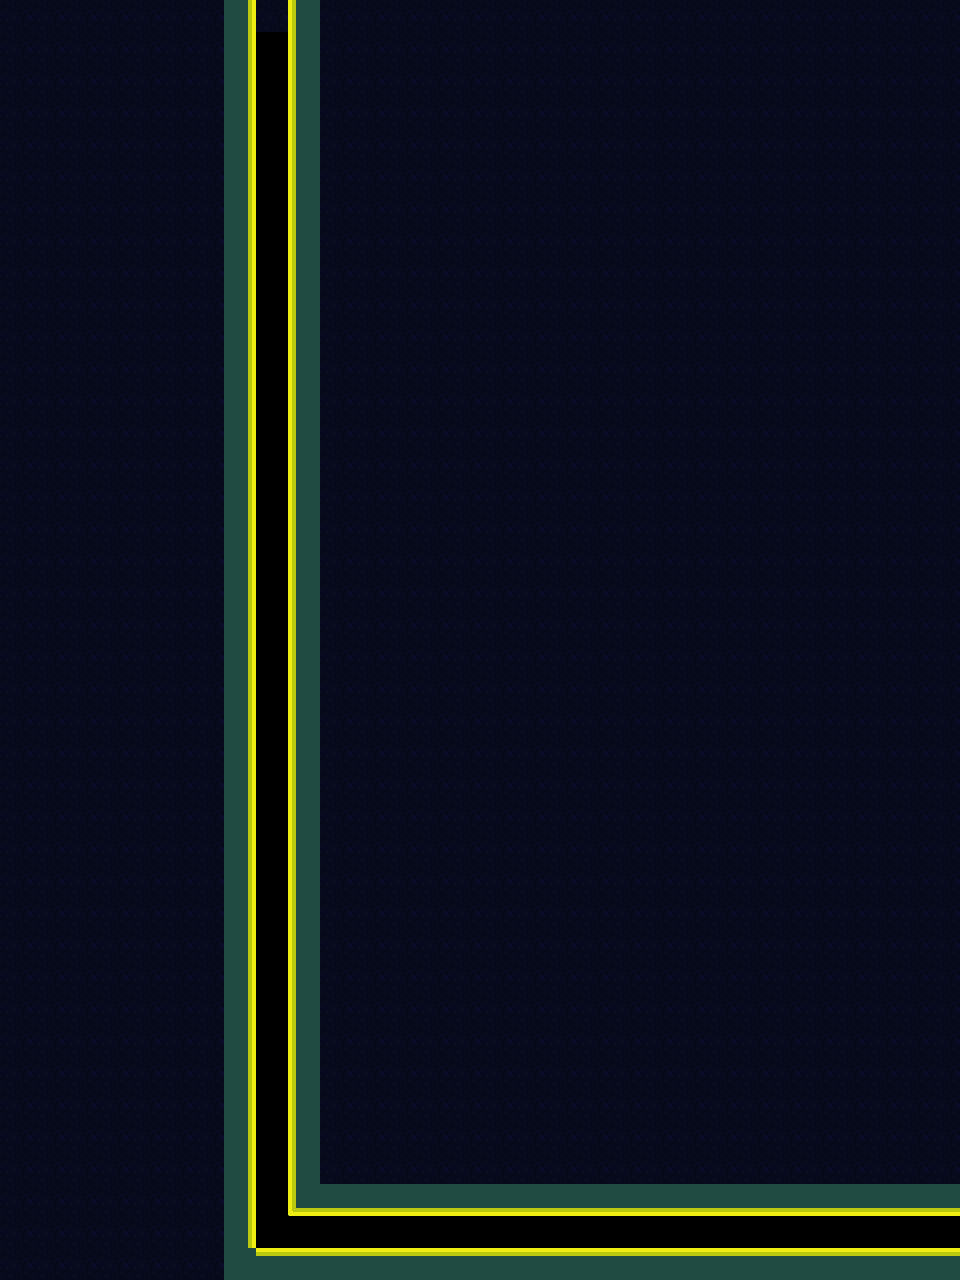

This game map was drawn from its Tiled (.tmx) file and the tilesets committed beside it. A one-line description and the full map source follow:
An orthogonal 30x40 tile map with 32x32 px tiles, 1 tile layer (Ground), 1 hidden layer not drawn, 2 tilesets and 2 objects (Lizard, SceneSwitch).

<map version="1.10" tiledversion="1.10.2" orientation="orthogonal" renderorder="right-down" width="30" height="40" tilewidth="32" tileheight="32" infinite="0" nextlayerid="4" nextobjectid="74">
 <editorsettings>
  <export target="../maps/preLevel3.tmj" format="json" />
 </editorsettings>
 <tileset firstgid="1" name="MarkingTile" tilewidth="32" tileheight="32" tilecount="1" columns="1">
  <image source="../sampleTile.png" width="32" height="32" />
  <tile id="0">
   <properties>
    <property name="collides" type="bool" value="true" />
   </properties>
  </tile>
 </tileset>
 <tileset firstgid="2" name="AquaTile" tilewidth="32" tileheight="32" tilecount="100" columns="10">
  <image source="../StaticImages/tilesheet.png" width="320" height="320" />
  <tile id="0">
   <properties>
    <property name="collides" type="bool" value="false" />
   </properties>
  </tile>
  <tile id="1">
   <properties>
    <property name="collides" type="bool" value="true" />
   </properties>
  </tile>
  <tile id="2">
   <properties>
    <property name="collides" type="bool" value="true" />
   </properties>
  </tile>
  <tile id="3">
   <properties>
    <property name="collides" type="bool" value="true" />
   </properties>
  </tile>
  <tile id="4">
   <properties>
    <property name="collides" type="bool" value="false" />
   </properties>
  </tile>
  <tile id="5">
   <properties>
    <property name="collides" type="bool" value="true" />
   </properties>
  </tile>
  <tile id="6">
   <properties>
    <property name="collides" type="bool" value="true" />
   </properties>
  </tile>
  <tile id="7">
   <properties>
    <property name="collides" type="bool" value="true" />
   </properties>
  </tile>
  <tile id="8">
   <properties>
    <property name="collides" type="bool" value="false" />
   </properties>
  </tile>
  <tile id="9">
   <properties>
    <property name="collides" type="bool" value="false" />
   </properties>
  </tile>
  <tile id="10">
   <properties>
    <property name="collides" type="bool" value="false" />
   </properties>
  </tile>
  <tile id="11">
   <properties>
    <property name="collides" type="bool" value="true" />
   </properties>
  </tile>
  <tile id="12">
   <properties>
    <property name="collides" type="bool" value="true" />
   </properties>
  </tile>
  <tile id="13">
   <properties>
    <property name="collides" type="bool" value="true" />
   </properties>
  </tile>
  <tile id="14">
   <properties>
    <property name="collides" type="bool" value="false" />
   </properties>
  </tile>
  <tile id="15">
   <properties>
    <property name="collides" type="bool" value="true" />
   </properties>
  </tile>
  <tile id="16">
   <properties>
    <property name="collides" type="bool" value="true" />
   </properties>
  </tile>
  <tile id="17">
   <properties>
    <property name="collides" type="bool" value="true" />
   </properties>
  </tile>
  <tile id="18">
   <properties>
    <property name="collides" type="bool" value="false" />
   </properties>
  </tile>
  <tile id="19">
   <properties>
    <property name="collides" type="bool" value="false" />
   </properties>
  </tile>
  <tile id="20">
   <properties>
    <property name="collides" type="bool" value="false" />
   </properties>
  </tile>
  <tile id="21">
   <properties>
    <property name="collides" type="bool" value="true" />
   </properties>
  </tile>
  <tile id="22">
   <properties>
    <property name="collides" type="bool" value="true" />
   </properties>
  </tile>
  <tile id="23">
   <properties>
    <property name="collides" type="bool" value="true" />
   </properties>
  </tile>
  <tile id="24">
   <properties>
    <property name="collides" type="bool" value="false" />
   </properties>
  </tile>
  <tile id="25">
   <properties>
    <property name="collides" type="bool" value="true" />
   </properties>
  </tile>
  <tile id="26">
   <properties>
    <property name="collides" type="bool" value="true" />
   </properties>
  </tile>
  <tile id="27">
   <properties>
    <property name="collides" type="bool" value="true" />
   </properties>
  </tile>
  <tile id="28">
   <properties>
    <property name="collides" type="bool" value="false" />
   </properties>
  </tile>
  <tile id="29">
   <properties>
    <property name="collides" type="bool" value="false" />
   </properties>
  </tile>
  <tile id="30">
   <properties>
    <property name="collides" type="bool" value="false" />
   </properties>
  </tile>
  <tile id="31">
   <properties>
    <property name="collides" type="bool" value="false" />
   </properties>
  </tile>
  <tile id="32">
   <properties>
    <property name="collides" type="bool" value="false" />
   </properties>
  </tile>
  <tile id="33">
   <properties>
    <property name="collides" type="bool" value="false" />
   </properties>
  </tile>
  <tile id="34">
   <properties>
    <property name="collides" type="bool" value="false" />
   </properties>
  </tile>
  <tile id="35">
   <properties>
    <property name="collides" type="bool" value="false" />
   </properties>
  </tile>
  <tile id="36">
   <properties>
    <property name="collides" type="bool" value="false" />
   </properties>
  </tile>
  <tile id="37">
   <properties>
    <property name="collides" type="bool" value="false" />
   </properties>
  </tile>
  <tile id="38">
   <properties>
    <property name="collides" type="bool" value="false" />
   </properties>
  </tile>
  <tile id="39">
   <properties>
    <property name="collides" type="bool" value="false" />
   </properties>
  </tile>
  <tile id="40">
   <properties>
    <property name="collides" type="bool" value="false" />
   </properties>
  </tile>
  <tile id="41">
   <properties>
    <property name="collides" type="bool" value="true" />
   </properties>
  </tile>
  <tile id="42">
   <properties>
    <property name="collides" type="bool" value="true" />
   </properties>
  </tile>
  <tile id="43">
   <properties>
    <property name="collides" type="bool" value="true" />
   </properties>
  </tile>
  <tile id="44">
   <properties>
    <property name="collides" type="bool" value="false" />
   </properties>
  </tile>
  <tile id="45">
   <properties>
    <property name="collides" type="bool" value="false" />
   </properties>
  </tile>
  <tile id="46">
   <properties>
    <property name="collides" type="bool" value="false" />
   </properties>
  </tile>
  <tile id="47">
   <properties>
    <property name="collides" type="bool" value="false" />
   </properties>
  </tile>
  <tile id="48">
   <properties>
    <property name="collides" type="bool" value="false" />
   </properties>
  </tile>
  <tile id="49">
   <properties>
    <property name="collides" type="bool" value="false" />
   </properties>
  </tile>
  <tile id="50">
   <properties>
    <property name="collides" type="bool" value="false" />
   </properties>
  </tile>
  <tile id="51">
   <properties>
    <property name="collides" type="bool" value="true" />
   </properties>
  </tile>
  <tile id="52">
   <properties>
    <property name="collides" type="bool" value="true" />
   </properties>
  </tile>
  <tile id="53">
   <properties>
    <property name="collides" type="bool" value="true" />
   </properties>
  </tile>
  <tile id="54">
   <properties>
    <property name="collides" type="bool" value="false" />
   </properties>
  </tile>
  <tile id="55">
   <properties>
    <property name="collides" type="bool" value="false" />
   </properties>
  </tile>
  <tile id="56">
   <properties>
    <property name="collides" type="bool" value="false" />
   </properties>
  </tile>
  <tile id="57">
   <properties>
    <property name="collides" type="bool" value="false" />
   </properties>
  </tile>
  <tile id="58">
   <properties>
    <property name="collides" type="bool" value="false" />
   </properties>
  </tile>
  <tile id="59">
   <properties>
    <property name="collides" type="bool" value="false" />
   </properties>
  </tile>
  <tile id="60">
   <properties>
    <property name="collides" type="bool" value="false" />
   </properties>
  </tile>
  <tile id="61">
   <properties>
    <property name="collides" type="bool" value="true" />
   </properties>
  </tile>
  <tile id="62">
   <properties>
    <property name="collides" type="bool" value="true" />
   </properties>
  </tile>
  <tile id="63">
   <properties>
    <property name="collides" type="bool" value="true" />
   </properties>
  </tile>
  <tile id="64">
   <properties>
    <property name="collides" type="bool" value="false" />
   </properties>
  </tile>
  <tile id="65">
   <properties>
    <property name="collides" type="bool" value="false" />
   </properties>
  </tile>
  <tile id="66">
   <properties>
    <property name="collides" type="bool" value="false" />
   </properties>
  </tile>
  <tile id="67">
   <properties>
    <property name="collides" type="bool" value="false" />
   </properties>
  </tile>
  <tile id="68">
   <properties>
    <property name="collides" type="bool" value="false" />
   </properties>
  </tile>
  <tile id="69">
   <properties>
    <property name="collides" type="bool" value="false" />
   </properties>
  </tile>
  <tile id="70">
   <properties>
    <property name="collides" type="bool" value="false" />
   </properties>
  </tile>
  <tile id="71">
   <properties>
    <property name="collides" type="bool" value="false" />
   </properties>
  </tile>
  <tile id="72">
   <properties>
    <property name="collides" type="bool" value="false" />
   </properties>
  </tile>
  <tile id="73">
   <properties>
    <property name="collides" type="bool" value="false" />
   </properties>
  </tile>
  <tile id="74">
   <properties>
    <property name="collides" type="bool" value="false" />
   </properties>
  </tile>
  <tile id="75">
   <properties>
    <property name="collides" type="bool" value="false" />
   </properties>
  </tile>
  <tile id="76">
   <properties>
    <property name="collides" type="bool" value="false" />
   </properties>
  </tile>
  <tile id="77">
   <properties>
    <property name="collides" type="bool" value="false" />
   </properties>
  </tile>
  <tile id="78">
   <properties>
    <property name="collides" type="bool" value="false" />
   </properties>
  </tile>
  <tile id="79">
   <properties>
    <property name="collides" type="bool" value="false" />
   </properties>
  </tile>
  <tile id="80">
   <properties>
    <property name="collides" type="bool" value="false" />
   </properties>
  </tile>
  <tile id="81">
   <properties>
    <property name="collides" type="bool" value="false" />
   </properties>
  </tile>
  <tile id="82">
   <properties>
    <property name="collides" type="bool" value="false" />
   </properties>
  </tile>
  <tile id="83">
   <properties>
    <property name="collides" type="bool" value="false" />
   </properties>
  </tile>
  <tile id="84">
   <properties>
    <property name="collides" type="bool" value="false" />
   </properties>
  </tile>
  <tile id="85">
   <properties>
    <property name="collides" type="bool" value="false" />
   </properties>
  </tile>
  <tile id="86">
   <properties>
    <property name="collides" type="bool" value="false" />
   </properties>
  </tile>
  <tile id="87">
   <properties>
    <property name="collides" type="bool" value="false" />
   </properties>
  </tile>
  <tile id="88">
   <properties>
    <property name="collides" type="bool" value="false" />
   </properties>
  </tile>
  <tile id="89">
   <properties>
    <property name="collides" type="bool" value="false" />
   </properties>
  </tile>
  <tile id="90">
   <properties>
    <property name="collides" type="bool" value="false" />
   </properties>
  </tile>
  <tile id="91">
   <properties>
    <property name="collides" type="bool" value="false" />
   </properties>
  </tile>
  <tile id="92">
   <properties>
    <property name="collides" type="bool" value="false" />
   </properties>
  </tile>
  <tile id="93">
   <properties>
    <property name="collides" type="bool" value="false" />
   </properties>
  </tile>
  <tile id="94">
   <properties>
    <property name="collides" type="bool" value="false" />
   </properties>
  </tile>
  <tile id="95">
   <properties>
    <property name="collides" type="bool" value="false" />
   </properties>
  </tile>
  <tile id="96">
   <properties>
    <property name="collides" type="bool" value="false" />
   </properties>
  </tile>
  <tile id="97">
   <properties>
    <property name="collides" type="bool" value="false" />
   </properties>
  </tile>
  <tile id="98">
   <properties>
    <property name="collides" type="bool" value="false" />
   </properties>
  </tile>
  <tile id="99">
   <properties>
    <property name="collides" type="bool" value="false" />
   </properties>
  </tile>
 </tileset>
 <layer id="1" name="Blocking" width="30" height="40" visible="0">
  <data encoding="csv">
0,0,0,0,0,1,1,1,1,1,1,1,1,1,1,1,1,1,1,1,1,1,1,1,1,1,1,1,1,1,
0,0,0,0,0,1,1,1,1,1,1,1,1,1,1,1,1,1,1,1,1,1,1,1,1,1,1,1,1,1,
0,0,0,0,0,1,0,0,1,1,1,1,1,1,1,1,1,1,1,1,1,1,1,1,1,1,1,1,0,0,
0,0,0,0,0,1,0,0,0,0,0,0,0,0,0,0,0,0,0,0,0,0,0,0,0,0,0,0,0,0,
0,0,0,0,0,1,0,0,0,0,0,0,0,0,0,0,0,0,0,0,0,0,0,0,0,0,0,0,0,0,
0,0,0,0,0,1,0,0,0,0,0,0,0,0,0,0,0,0,0,0,0,0,0,0,0,0,0,0,0,0,
0,0,0,0,0,1,1,1,1,1,1,1,1,1,1,1,1,1,1,1,1,1,1,1,1,1,1,1,1,1,
0,0,0,0,0,1,1,1,1,1,1,1,1,1,0,1,1,1,0,0,0,0,0,0,0,0,0,0,0,0,
0,0,0,0,0,1,1,1,1,1,1,1,1,0,0,0,1,0,0,0,0,0,0,0,0,0,0,0,0,0,
0,0,0,0,0,1,0,0,0,0,0,0,0,0,0,0,1,0,0,0,0,0,0,0,0,0,0,0,0,0,
0,0,0,0,0,1,0,0,0,0,0,0,0,0,0,0,1,0,0,0,0,0,0,0,0,1,0,0,0,0,
0,0,0,0,0,1,0,0,0,0,0,0,0,0,0,0,1,0,0,0,0,0,0,0,0,1,0,0,0,1,
0,0,0,0,0,1,0,0,0,0,0,0,0,0,0,0,1,0,0,0,0,0,0,0,0,1,0,0,0,0,
0,0,0,0,0,1,0,0,0,0,0,0,0,0,0,0,0,0,0,0,0,0,0,0,0,1,0,0,0,1,
0,0,0,0,0,1,0,0,0,0,0,0,0,0,0,0,0,0,0,0,0,0,0,0,0,1,1,1,1,1,
0,0,0,0,0,1,0,0,0,0,0,0,0,0,0,0,0,0,0,0,0,0,0,0,0,1,1,1,1,1,
0,0,0,0,0,0,0,0,0,0,0,0,0,0,0,0,0,0,0,0,0,0,0,0,0,1,1,1,1,1,
0,0,0,0,0,1,1,1,1,1,1,1,1,1,1,1,1,1,1,1,1,1,1,1,1,1,1,1,1,1,
0,0,0,0,0,1,1,1,1,1,1,1,1,1,1,1,1,1,1,1,1,1,1,1,1,1,1,1,1,1,
0,0,0,0,0,1,1,1,1,1,1,1,1,1,1,1,1,1,1,1,1,1,1,1,1,1,1,1,1,1,
0,0,0,0,0,0,0,0,0,0,0,0,0,0,0,0,0,0,0,0,0,0,0,0,0,0,0,0,0,0,
0,0,0,0,0,0,0,0,0,0,0,0,0,0,0,0,0,0,0,0,0,0,0,0,0,0,0,0,0,0,
0,0,0,0,0,0,0,0,0,0,0,0,0,0,0,0,0,0,0,0,0,0,0,0,0,0,0,0,0,0,
0,0,0,0,0,0,0,0,0,0,0,0,0,0,0,0,0,0,0,0,0,0,0,0,0,0,0,0,0,0,
0,0,0,0,0,0,0,0,0,0,0,0,0,0,0,0,0,0,0,0,0,0,0,0,0,0,0,0,0,0,
0,0,0,0,0,0,0,0,0,0,0,0,0,0,0,0,0,0,0,0,0,0,0,0,0,0,0,0,0,0,
0,0,0,0,0,0,0,0,0,0,0,0,0,0,0,0,0,0,0,0,0,0,0,0,0,0,0,0,0,0,
0,0,0,0,0,0,0,0,0,0,0,0,0,0,0,0,0,0,0,0,0,0,0,0,0,0,0,0,0,0,
0,0,0,0,0,0,0,0,0,0,0,0,0,0,0,0,0,0,0,0,0,0,0,0,0,0,0,0,0,0,
0,0,0,0,0,0,0,0,0,0,0,0,0,0,0,0,0,0,0,0,0,0,0,0,0,0,0,0,0,0,
0,0,0,0,0,0,0,0,0,0,0,0,0,0,0,0,0,0,0,0,0,0,0,0,0,0,0,0,0,0,
0,0,0,0,0,0,0,0,0,0,0,0,0,0,0,0,0,0,0,0,0,0,0,0,0,0,0,0,0,0,
0,0,0,0,0,0,0,0,0,0,0,0,0,0,0,0,0,0,0,0,0,0,0,0,0,0,0,0,0,0,
0,0,0,0,0,0,0,0,0,0,0,0,0,0,0,0,0,0,0,0,0,0,0,0,0,0,0,0,0,0,
0,0,0,0,0,0,0,0,0,0,0,0,0,0,0,0,0,0,0,0,0,0,0,0,0,0,0,0,0,0,
0,0,0,0,0,0,0,0,0,0,0,0,0,0,0,0,0,0,0,0,0,0,0,0,0,0,0,0,0,0,
0,0,0,0,0,0,0,0,0,0,0,0,0,0,0,0,0,0,0,0,0,0,0,0,0,0,0,0,0,0,
0,0,0,0,0,0,0,0,0,0,0,0,0,0,0,0,0,0,0,0,0,0,0,0,0,0,0,0,0,0,
0,0,0,0,0,0,0,0,0,0,0,0,0,0,0,0,0,0,0,0,0,0,0,0,0,0,0,0,0,0,
0,0,0,0,0,0,0,0,0,0,0,0,0,0,0,0,0,0,0,0,0,0,0,0,0,0,0,0,0,0
</data>
 </layer>
 <layer id="3" name="Ground" width="30" height="40">
  <data encoding="csv">
14,14,14,14,14,14,14,55,14,53,14,14,14,14,14,14,14,14,14,14,14,14,14,14,14,14,14,14,14,14,
14,14,14,14,14,14,14,55,0,53,14,14,14,14,14,14,14,14,14,14,14,14,14,14,14,14,14,14,14,14,
14,14,14,14,14,14,14,55,0,53,14,14,14,14,14,14,14,14,14,14,14,14,14,14,14,14,14,14,14,14,
14,14,14,14,14,14,14,55,0,53,14,14,14,14,14,14,14,14,14,14,14,14,14,14,14,14,14,14,14,14,
14,14,14,14,14,14,14,55,0,53,14,14,14,14,14,14,14,14,14,14,14,14,14,14,14,14,14,14,14,14,
14,14,14,14,14,14,14,55,0,53,14,14,14,14,14,14,14,14,14,14,14,14,14,14,14,14,14,14,14,14,
14,14,14,14,14,14,14,55,0,53,14,14,14,14,14,14,14,14,14,14,14,14,14,14,14,14,14,14,14,14,
14,14,14,14,14,14,14,55,0,53,14,14,14,14,14,14,14,14,14,14,14,14,14,14,14,14,14,14,14,14,
14,14,14,14,14,14,14,55,0,53,14,14,14,14,14,14,14,14,14,14,14,14,14,14,14,14,14,14,14,14,
14,14,14,14,14,14,14,55,0,53,14,14,14,14,14,14,14,14,14,14,14,14,14,14,14,14,14,14,14,14,
14,14,14,14,14,14,14,55,0,53,14,14,14,14,14,14,14,14,14,14,14,14,14,14,14,14,14,14,14,14,
14,14,14,14,14,14,14,55,0,53,14,14,14,14,14,14,14,14,14,14,14,14,14,14,14,14,14,14,14,14,
14,14,14,14,14,14,14,55,0,53,14,14,14,14,14,14,14,14,14,14,14,14,14,14,14,14,14,14,14,14,
14,14,14,14,14,14,14,55,0,53,14,14,14,14,14,14,14,14,14,14,14,14,14,14,14,14,14,14,14,14,
14,14,14,14,14,14,14,55,0,53,14,14,14,14,14,14,14,14,14,14,14,14,14,14,14,14,14,14,14,14,
14,14,14,14,14,14,14,55,0,53,14,14,14,14,14,14,14,14,14,14,14,14,14,14,14,14,14,14,14,14,
14,14,14,14,14,14,14,55,0,53,14,14,14,14,14,14,14,14,14,14,14,14,14,14,14,14,14,14,14,14,
14,14,14,14,14,14,14,55,0,53,14,14,14,14,14,14,14,14,14,14,14,14,14,14,14,14,14,14,14,14,
14,14,14,14,14,14,14,55,0,53,14,14,14,14,14,14,14,14,14,14,14,14,14,14,14,14,14,14,14,14,
14,14,14,14,14,14,14,55,0,53,14,14,14,14,14,14,14,14,14,14,14,14,14,14,14,14,14,14,14,14,
14,14,14,14,14,14,14,55,0,53,14,14,14,14,14,14,14,14,14,14,14,14,14,14,14,14,14,14,14,14,
14,14,14,14,14,14,14,55,0,53,14,14,14,14,14,14,14,14,14,14,14,14,14,14,14,14,14,14,14,14,
14,14,14,14,14,14,14,55,0,53,14,14,14,14,14,14,14,14,14,14,14,14,14,14,14,14,14,14,14,14,
14,14,14,14,14,14,14,55,0,53,14,14,14,14,14,14,14,14,14,14,14,14,14,14,14,14,14,14,14,14,
14,14,14,14,14,14,14,55,0,53,14,14,14,14,14,14,14,14,14,14,14,14,14,14,14,14,14,14,14,14,
14,14,14,14,14,14,14,55,0,53,14,14,14,14,14,14,14,14,14,14,14,14,14,14,14,14,14,14,14,14,
14,14,14,14,14,14,14,55,0,53,14,14,14,14,14,14,14,14,14,14,14,14,14,14,14,14,14,14,14,14,
14,14,14,14,14,14,14,55,0,53,14,14,14,14,14,14,14,14,14,14,14,14,14,14,14,14,14,14,14,14,
14,14,14,14,14,14,14,55,0,53,14,14,14,14,14,14,14,14,14,14,14,14,14,14,14,14,14,14,14,14,
14,14,14,14,14,14,14,55,0,53,14,14,14,14,14,14,14,14,14,14,14,14,14,14,14,14,14,14,14,14,
14,14,14,14,14,14,14,55,0,53,14,14,14,14,14,14,14,14,14,14,14,14,14,14,14,14,14,14,14,14,
14,14,14,14,14,14,14,55,0,53,14,14,14,14,14,14,14,14,14,14,14,14,14,14,14,14,14,14,14,14,
14,14,14,14,14,14,14,55,0,53,14,14,14,14,14,14,14,14,14,14,14,14,14,14,14,14,14,14,14,14,
14,14,14,14,14,14,14,55,0,53,14,14,14,14,14,14,14,14,14,14,14,14,14,14,14,14,14,14,14,14,
14,14,14,14,14,14,14,55,0,53,14,14,14,14,14,14,14,14,14,14,14,14,14,14,14,14,14,14,14,14,
14,14,14,14,14,14,14,55,0,53,14,14,14,14,14,14,14,14,14,14,14,14,14,14,14,14,14,14,14,14,
14,14,14,14,14,14,14,55,0,53,14,14,14,14,14,14,14,14,14,14,14,14,14,14,14,14,14,14,14,14,
14,14,14,14,14,14,14,55,0,63,64,64,64,64,64,64,64,64,64,64,64,64,64,64,64,64,64,64,64,64,
14,14,14,14,14,14,14,55,0,0,0,0,0,0,0,0,0,0,0,0,0,0,0,0,0,0,0,0,0,0,
14,14,14,14,14,14,14,54,44,44,44,44,44,44,44,44,44,44,44,44,44,44,44,44,44,44,44,44,44,44
</data>
 </layer>
 <objectgroup id="2" name="ObjectLayer">
  <properties>
   <property name="Level" value="Level2" />
  </properties>
  <object id="41" name="Lizard" x="273.03" y="158.788">
   <properties>
    <property name="xOrient" type="int" value="0" />
    <property name="yOrient" type="int" value="1" />
   </properties>
   <point />
  </object>
  <object id="42" name="SceneSwitch" x="927.273" y="1243.64">
   <properties>
    <property name="Level" value="Level3" />
   </properties>
   <point />
  </object>
 </objectgroup>
</map>
